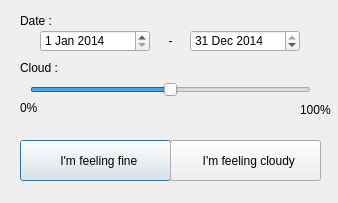
<?xml version="1.0" encoding="UTF-8"?>
<ui version="4.0">
 <class>Dialog</class>
 <widget class="QDialog" name="Dialog">
  <property name="geometry">
   <rect>
    <x>0</x>
    <y>0</y>
    <width>338</width>
    <height>203</height>
   </rect>
  </property>
  <property name="windowTitle">
   <string>Landsat8 Generator</string>
  </property>
  <widget class="QSlider" name="horizontalSlider">
   <property name="geometry">
    <rect>
     <x>30</x>
     <y>80</y>
     <width>281</width>
     <height>19</height>
    </rect>
   </property>
   <property name="maximum">
    <number>100</number>
   </property>
   <property name="value">
    <number>50</number>
   </property>
   <property name="orientation">
    <enum>Qt::Horizontal</enum>
   </property>
  </widget>
  <widget class="QDateEdit" name="dateEdit">
   <property name="geometry">
    <rect>
     <x>40</x>
     <y>30</y>
     <width>110</width>
     <height>22</height>
    </rect>
   </property>
   <property name="date">
    <date>
     <year>2014</year>
     <month>1</month>
     <day>1</day>
    </date>
   </property>
  </widget>
  <widget class="QDateEdit" name="dateEdit_2">
   <property name="geometry">
    <rect>
     <x>190</x>
     <y>30</y>
     <width>110</width>
     <height>22</height>
    </rect>
   </property>
   <property name="date">
    <date>
     <year>2014</year>
     <month>12</month>
     <day>31</day>
    </date>
   </property>
  </widget>
  <widget class="QPushButton" name="pushButton">
   <property name="geometry">
    <rect>
     <x>20</x>
     <y>140</y>
     <width>151</width>
     <height>41</height>
    </rect>
   </property>
   <property name="sizePolicy">
    <sizepolicy hsizetype="Minimum" vsizetype="Fixed">
     <horstretch>0</horstretch>
     <verstretch>0</verstretch>
    </sizepolicy>
   </property>
   <property name="layoutDirection">
    <enum>Qt::LeftToRight</enum>
   </property>
   <property name="text">
    <string>  I'm feeling fine</string>
   </property>
   <property name="icon">
    <iconset resource="resources.qrc">
     <normaloff>:/icon images/sun.png</normaloff>:/icon images/sun.png</iconset>
   </property>
   <property name="iconSize">
    <size>
     <width>32</width>
     <height>32</height>
    </size>
   </property>
  </widget>
  <widget class="QPushButton" name="pushButton_2">
   <property name="geometry">
    <rect>
     <x>170</x>
     <y>140</y>
     <width>151</width>
     <height>41</height>
    </rect>
   </property>
   <property name="text">
    <string>  I'm feeling cloudy</string>
   </property>
   <property name="icon">
    <iconset resource="resources.qrc">
     <normaloff>:/icon images/cloud.png</normaloff>:/icon images/cloud.png</iconset>
   </property>
   <property name="iconSize">
    <size>
     <width>32</width>
     <height>32</height>
    </size>
   </property>
  </widget>
  <widget class="QLabel" name="label">
   <property name="geometry">
    <rect>
     <x>20</x>
     <y>10</y>
     <width>41</width>
     <height>21</height>
    </rect>
   </property>
   <property name="text">
    <string>Date :</string>
   </property>
  </widget>
  <widget class="QLabel" name="label_2">
   <property name="geometry">
    <rect>
     <x>20</x>
     <y>60</y>
     <width>41</width>
     <height>16</height>
    </rect>
   </property>
   <property name="text">
    <string>Cloud :</string>
   </property>
  </widget>
  <widget class="QLabel" name="label_3">
   <property name="geometry">
    <rect>
     <x>160</x>
     <y>30</y>
     <width>21</width>
     <height>21</height>
    </rect>
   </property>
   <property name="text">
    <string>-</string>
   </property>
   <property name="alignment">
    <set>Qt::AlignCenter</set>
   </property>
  </widget>
  <widget class="QLabel" name="label_4">
   <property name="geometry">
    <rect>
     <x>20</x>
     <y>100</y>
     <width>21</width>
     <height>16</height>
    </rect>
   </property>
   <property name="text">
    <string>0%</string>
   </property>
  </widget>
  <widget class="QLabel" name="label_5">
   <property name="geometry">
    <rect>
     <x>300</x>
     <y>100</y>
     <width>31</width>
     <height>20</height>
    </rect>
   </property>
   <property name="text">
    <string>100%</string>
   </property>
  </widget>
 </widget>
 <resources>
  <include location="resources.qrc"/>
 </resources>
 <connections/>
</ui>
